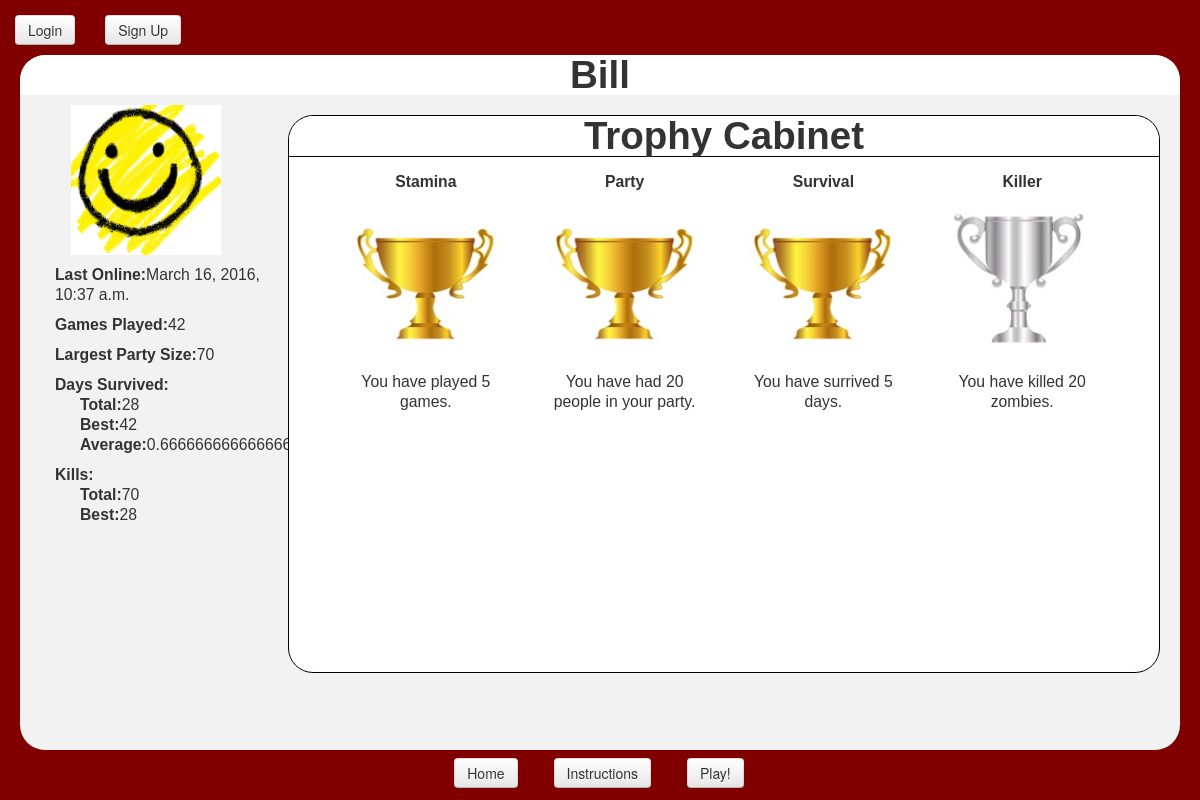
Page /zombie_search/profile/bill/ on the committed database.
### zombie_search/models.py (models this page shows, shortened)
class Player(models.Model):
    user = models.OneToOneField(User)
    profile_picture = models.ImageField(upload_to = "player-proflies", blank=True)
    player_state = PickledObjectField()
    update_state = PickledObjectField()
    street = PickledObjectField()
    game_state = PickledObjectField()
    games_played = models.IntegerField(default=0)
    total_days = models.IntegerField(default=0)
    avg_days = models.FloatField(default=0.0)
    most_days_survived = models.IntegerField(default=0)
    most_kills = models.IntegerField(default=0)
    total_kills = models.IntegerField(default=0)
    most_people = models.IntegerField(default=0)
    slug = models.SlugField(unique=True)

class Badge(models.Model):
    type = models.CharField(max_length=10)
    description = models.CharField(max_length=100)
    criteria = models.IntegerField(default=0)
    level = models.IntegerField(default=0)
    icon = models.URLField(blank=True)#fixed???
    def __unicode__(self):
        return self.type

### zombie_search/views.py (the view)
# urls.py: url(r'^profile/(?P<user_slug>[\w\-]+)/$', views.profile, name ='profile'),
def profile(request, user_slug):
    context = RequestContext(request)
    try:
        player = Player.objects.get(slug=user_slug)
    except:
        player = None
    a = Achievement.objects.filter(player=player)
    player_badges = []
    for achievement in a:
        badge = achievement.badge
        player_badges += [badge]
    u = player.user == request.user
    context_dict = {'player': player,
					'badges': player_badges,
					'u': u,
                    'slug': get_user_slug(request),
                    }
    return render_to_response('zombie_search/Profile.html', context_dict, context)

### zombie_search/views.py (called while the page is built)
def get_user_slug(request):
    username = request.user
    try:
        player = Player.objects.get(user = username)
        user_slug = player.slug
    except:
        user_slug = None
    return user_slug

### templates/zombie_search/Profile.html (shortened to what this page needs)
{% extends 'zombie_search/Base.html' %}
{% load static %}
{% block header %}{{ player.user.username }}{% endblock %}
{% block body %}
{% if player %}
	<div id="player_stats">
		{% if player.profile_picture %}
			<img src="{{ player.profile_picture }}" alt= "{{ player.user.username }}'s profile picture" />
		{% else %}
			<img src="{% static 'img/default_profilepic.jpg' %}" alt="default profile pic" />
		{% endif %}
		<ul>
			<li><strong>Last Online:</strong>{{ player.user.last_login }}</li>
			<li style="margin-top:10px"><strong>Games Played:</strong>{{ player.games_played }}</li>
			<li style="margin-top:10px"><strong>Largest Party Size:</strong>{{ player.most_people }}</li>
			<li style="margin-top:10px"><strong>Days Survived:</strong></li>
			<ul>
				<li><strong>Total:</strong>{{ player.total_days }}</li>
				<li><strong>Best:</strong>{{ player.most_days_survived }}</li>
				<li><strong>Average:</strong>{{ player.avg_days }}</li>
			</ul>
			<li style="margin-top:10px"><strong>Kills:</strong></li>
			<ul>
				<li><strong>Total:</strong>{{ player.total_kills }}</li>
				<li><strong>Best:</strong>{{ player.most_kills }}</li>
			</ul>
	</div>
	<div id="trophy">
		<h1>Trophy Cabinet</h1>
		{% for badge in badges %}
			<div id="badge">
				<li><strong>{{ badge }}</strong></li>
				<li><img src="{{ badge.icon }}" alt="{{ badge }} trophy" /></li>
				<li>{{ badge.description }}</li>
			</div>
		{% endfor %}
	</div>
{% else %}
	<strong style="float: center; font-size=200%"><br /> <br />No user found! Please try again...</strong>
{% endif %}
{% endblock %}

### static/css/base_style.css (style rules this page uses)
body { background-color: #800000; }
#main h1 { background-color: white; border-radius: 25px 25px 0px 0px; text-align: center; padding: 0px; margin: 0px; }
#player_stats { width: 20%; height: 90%; float: left; margin-left: 10px; display: inline; font-size: 75%; }
#player_stats img { margin-top: 10px; margin-bottom: 10px; width: 150px; height: 150px; }
#player_stats li { list-style: none; text-align: left; }
#trophy { background-color: white; margin-top: 20px; margin-right: 20px; font-family: "arial"; width: 75%; height: 80%; float: right; text-align: center; font-size: 150%; border-radius: 25px; border: solid black; border-width: 1px; }
#badge { display: inline-block; padding: 15px; height: 160px; width: 160px; }
#badge li { list-style: none; margin-bottom: 10px; font-size: 50%; }
#trophy h1 { border-bottom: solid black; border-width: 1px; }
#trophy img { display: inline; height: 160px; width: 160px; font-size:50%; }

### rows in the picture
Player: user.username "Bill", user.last_login "March 16, 2016, 10:37 a.m.", games_played "42", most_people "70", total_days "28", most_days_survived "42", avg_days "0.6666666666666666", total_kills "70", most_kills "28"
Badge: type "Stamina", description "You have played 5 games."
Badge: type "Party", description "You have had 20 people in your party."
Badge: type "Survival", description "You have surrived 5 days."
Badge: type "Killer", shows a picture, description "You have killed 20 zombies."
